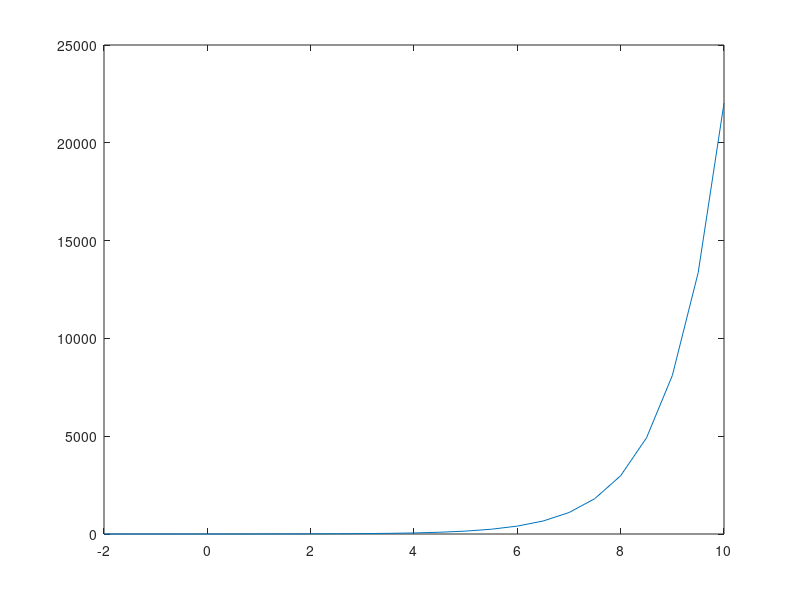
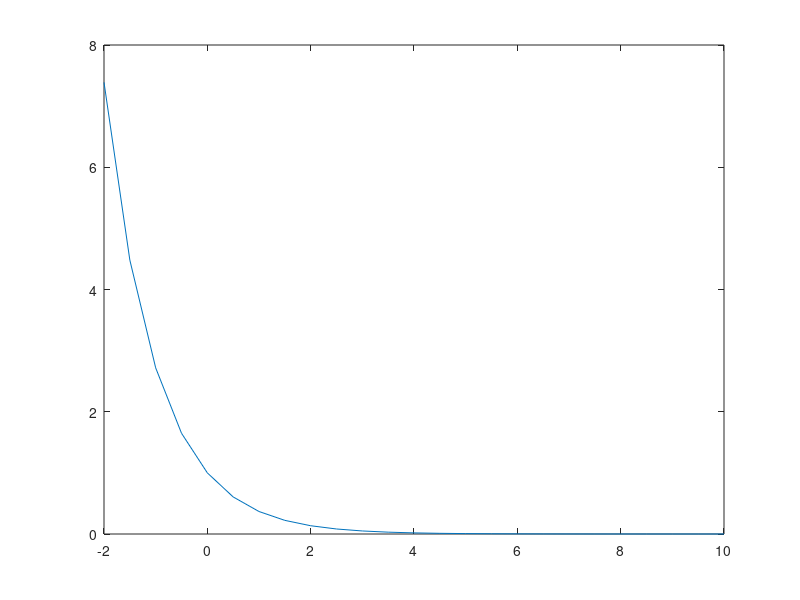
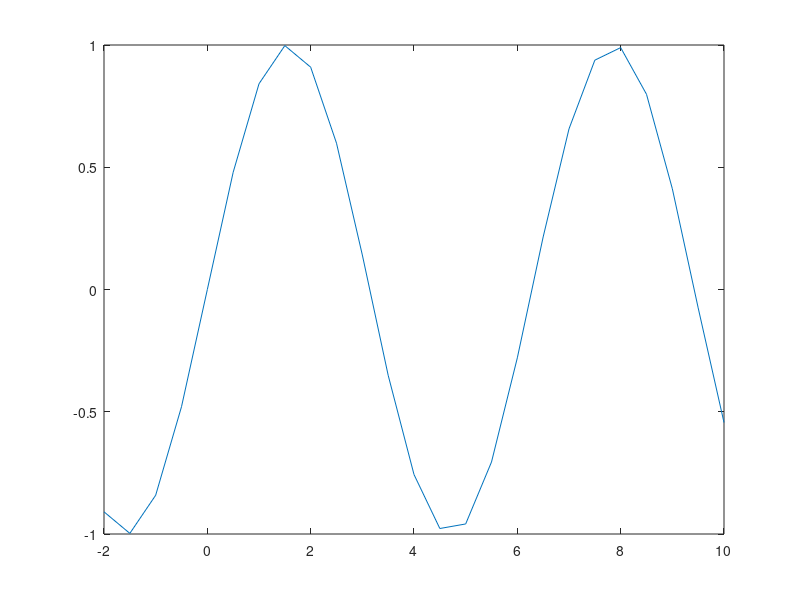
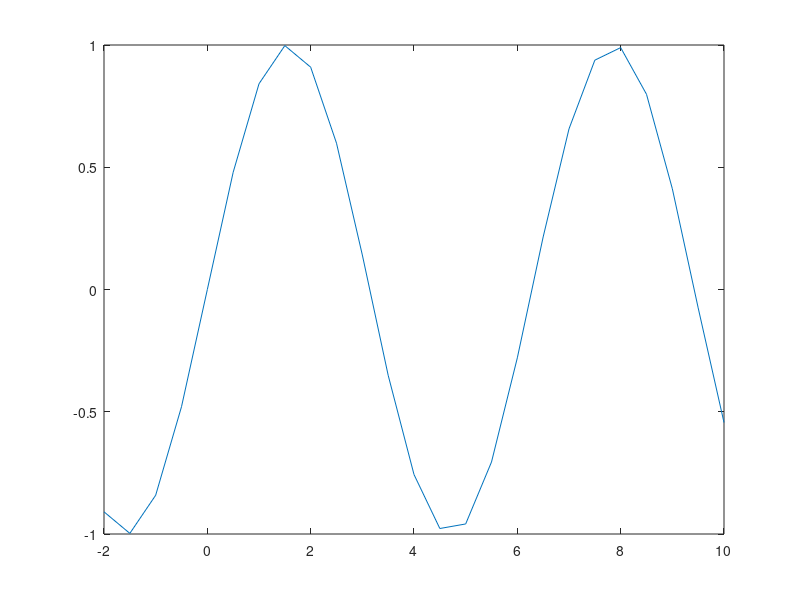

These figures' MATLAB source, in order:
%%SEÑALES REALES

%%SEÑAL EXPONENCIAL
%%X(t)=b*(e^a*t)

t=-2:0.5:10;
x=exp(t);
figure('Name','EXPONENCIAL 1');
plot(t,x)


b=1;
a=-1;
x=b*(exp(a*t));
figure('Name','EXPONENCIAL 2');
plot (t,x)

%%SEÑAL SENOIDAL
%%X(t)=a*e^(alpha*t)*sen(w*t+phi)

t=-2:0.5:10;
a=1;
w=1;
phi=0;
alpha=0;

x=sin(t);
figure('Name','SENOIDAL 1');
plot(t,x)

x=a*exp(alpha.*t).*sin(w.*t+phi);
figure('Name','SENOIDAL 2');
plot(t,x)

%%SEÑAL SENOIDAL AMORTIGUADAS EPONENCIALMENTE
%%X(t)=a*e^(-alpha*t)*sen(w*t+phi)

t=-10:0.05:10;
a=5;
w=2*pi;
phi=0;
alpha=1;

x=a*exp(-alpha.*t).*sin(w.*t+phi);
figure('Name','SENOIDAL AMORTIGUADA 1');
plot(t,x)

%%SEÑAL ESCALON UNIDAD
%%U(t)=[1, t>0][0, t<0]

t=-2:0.2:2;
U=t>=0;
x=U*2;
figure('Name','ESCALON UNITARIO 1');
plot(t,x)

%%SEÑAL RAMPA
%%r(t)=[t, t>=0][0, t<0]

t=-2:0.2:2;
U=t>=0;
r=t.*U;
figure('Name','SEÑAL RAMPA');
plot(t,r)

%%SEÑAL IMPULSO
%%S(t)=0 t!=0

t=-1:0.01:1;
I=t==0;
figure('Name','SEÑAL IMPULSO');
plot(t,I)


%%SEÑAL MUESTREO
%%Sa(x)=sin(x)/x

t=-100:1:100;
Sa=sin(t)./t;
figure('Name','SEÑAL MUESTREO');
plot(t,Sa)








